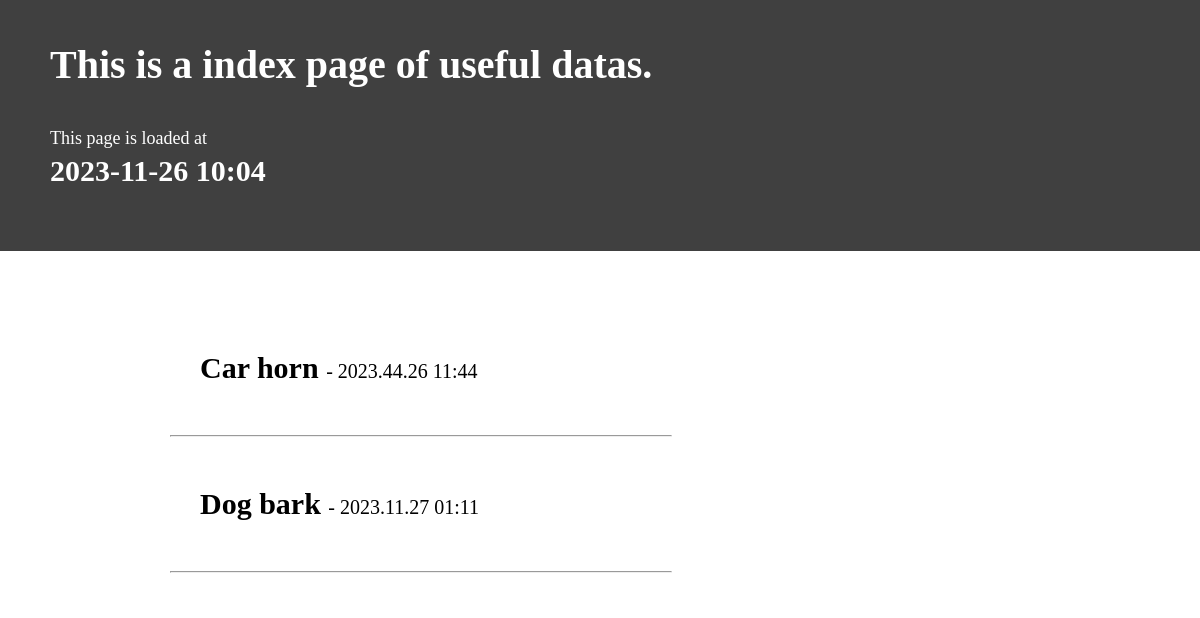
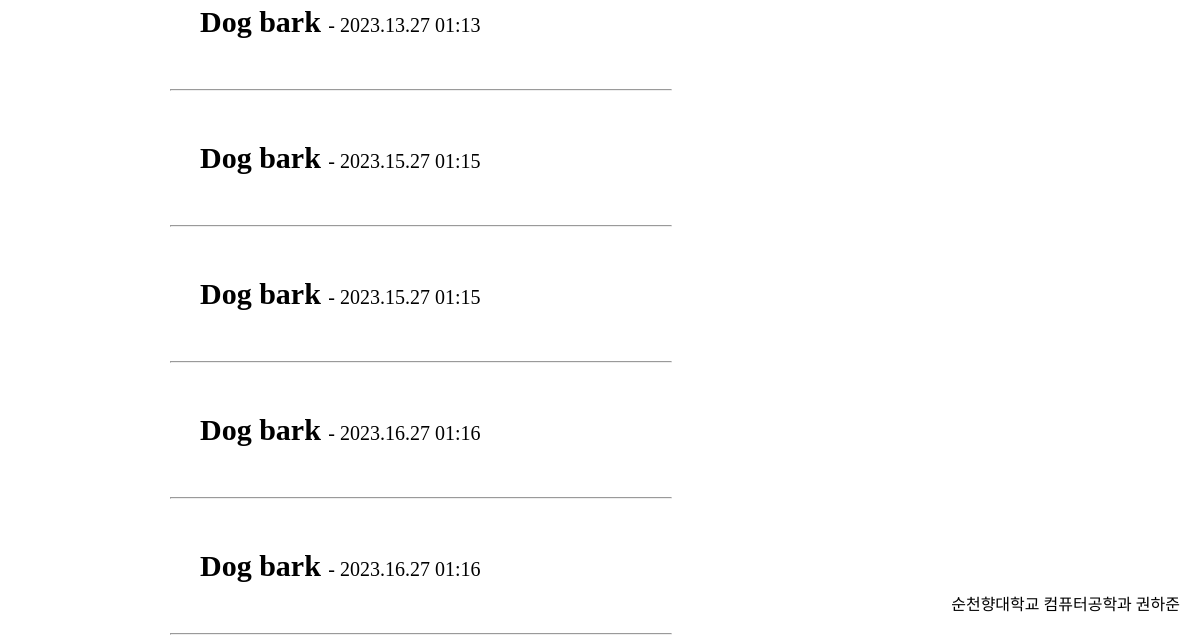
/true-val/, run on an earlier commit of the app's database (2 pictures, top to bottom).
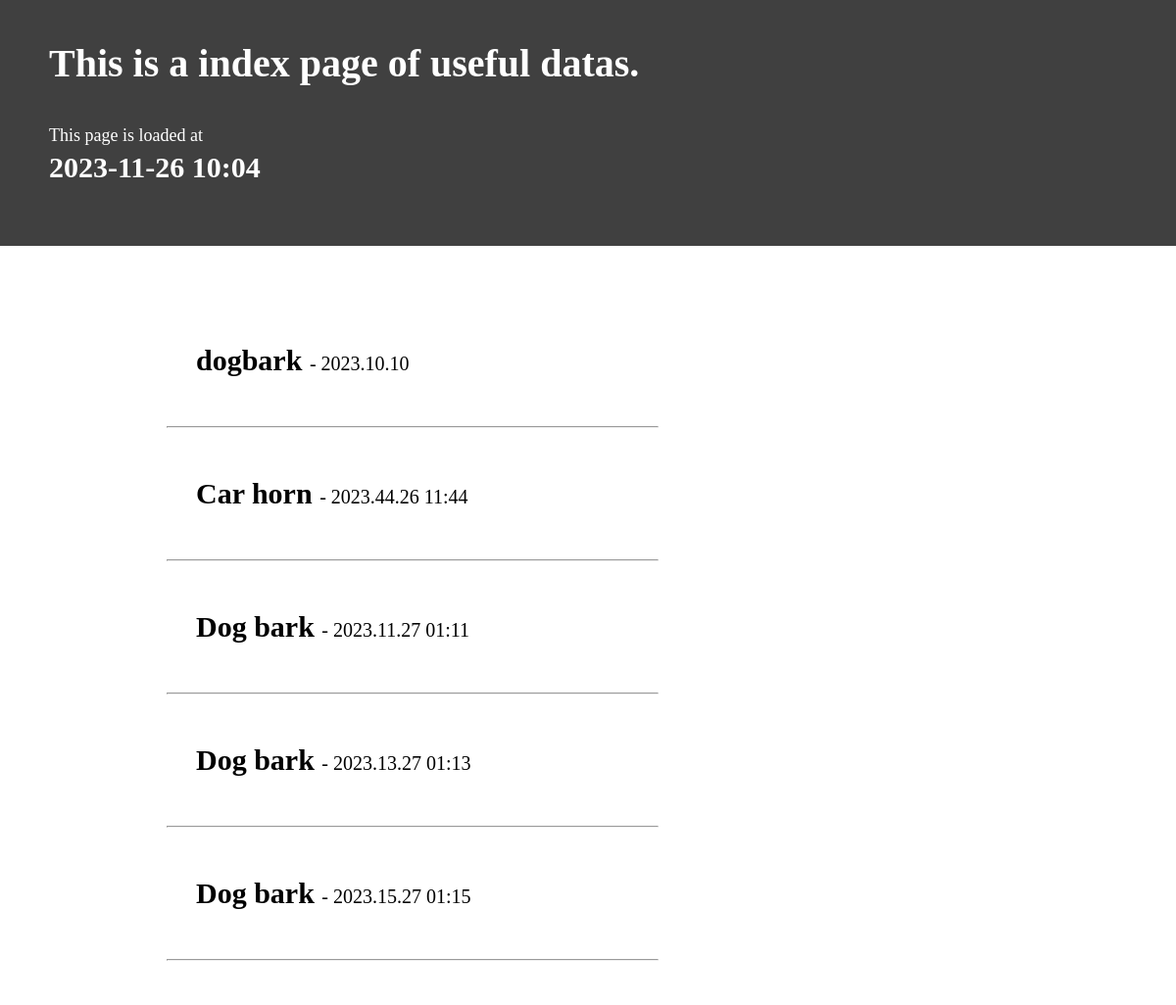
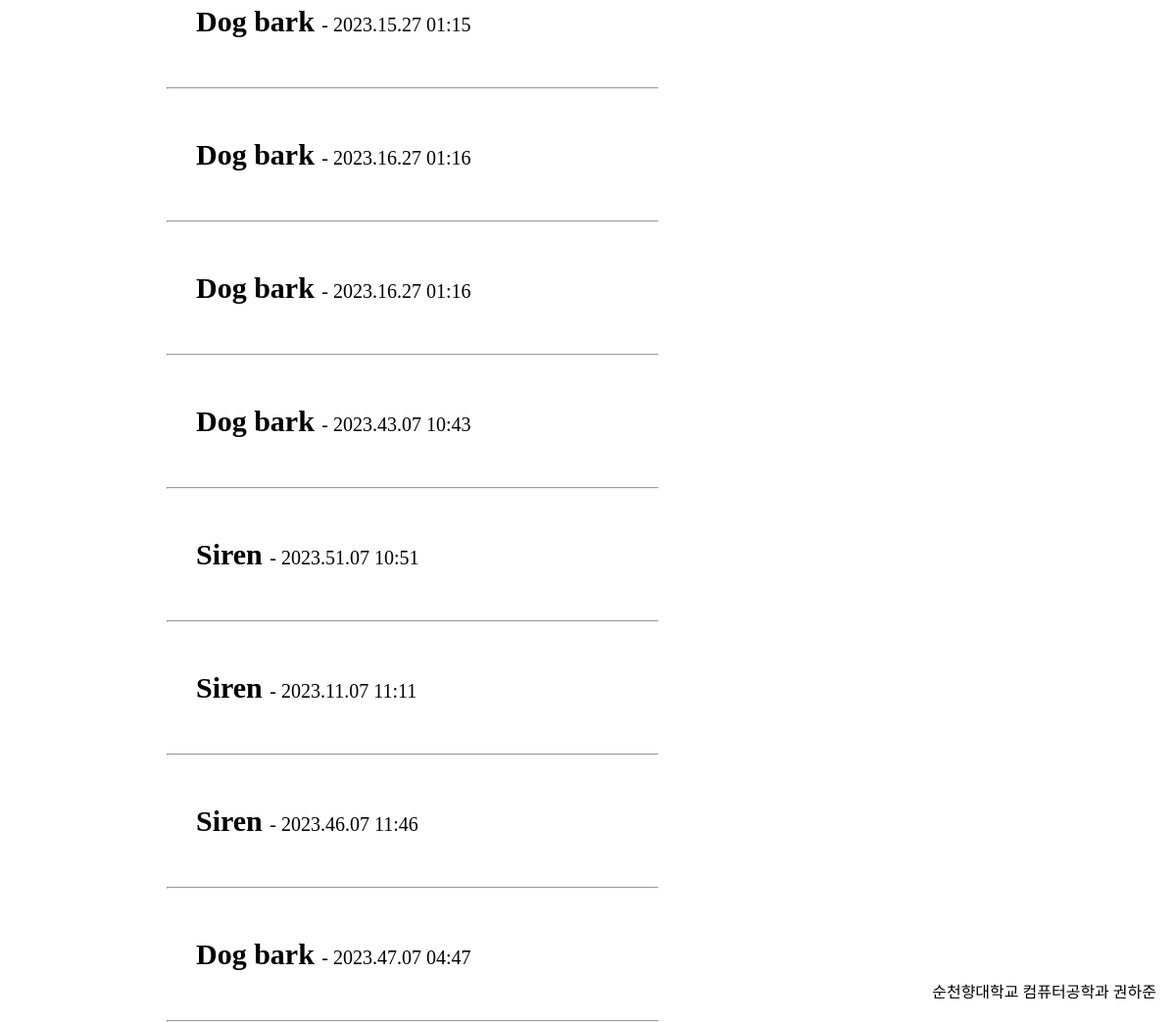
And on a later commit of the database (2 pictures, top to bottom).
### tables this page shows
CREATE TABLE true (id integer primary key, category text, percent_carhorn real, percent_dogbark real, percent_siren real, percent_none real, sound_buf text, datetime text);

### app.py (the view, shortened to what this page needs)
@app.route('/true-val/', methods=['GET', 'POST'])
def true_val():
    if request.method == 'GET':
        now = str(datetime.now())[:16]
        sqlite_connect = sqlite3.connect('sound.db')
        sqlite_cursor = sqlite_connect.cursor()
        sqlite_cursor.execute("SELECT id, category, datetime FROM true")
        db_list = sqlite_cursor.fetchall()
        return render_template('index.html',  type = "useful", time = now, dataList = db_list)

### templates/index.html (shortened to what this page needs)
<!DOCTYPE html>
<html lang="ko">
<head>
</head>
<body topmargin="0" leftmargin="0" style="width: 100%; height: 250px;">
    <header style="width: 100%; height: 100%; background-color: #404040; padding-top: 1px; margin-bottom: 100px;">
        <h1 style="margin-top:40px; margin-left:50px; font-size:40px; font-; color:white">
            This is a index page of {{type}} datas.
        </h1>
        <div style="margin-top:40px; margin-left:50px; font-size:18px; color:white">
            This page is loaded at
        </div>
        <h2 style="margin-top:5px; margin-left:50px; font-size:30px; color:white">
            {{time}}
        </h2>
    </header>
    {% for id, category, datetime in dataList %}
        <a href="{{id}}" style="color: black; text-decoration:none;" onmouseover="style='text-decoration:underline; color:black'" onmouseout="style='text-decoration:none; color:black;'"><div style="margin-bottom:50px; margin-left: 200px; font-size:30px;"><b>{{category}}</b> <spen style="font-size: 20px;"> - {{datetime}}</spen></div></a>
        <hr width=500px style="margin-left: 170px; margin-bottom: 50px;">
    {% endfor %}
    <div style="position: fixed; bottom: 20px; right: 20px;">순천향대학교 컴퓨터공학과 권하준</div>
</body>
</html>

What changed in the data, as far as the page shows it:
added true: category "dogbark", datetime "2023.10.10"
added true: category "Dog bark", datetime "2023.43.07 10:43"
added true: category "Siren", datetime "2023.51.07 10:51"
added true: category "Siren", datetime "2023.11.07 11:11"
added true: category "Siren", datetime "2023.46.07 11:46"
added true: category "Dog bark", datetime "2023.47.07 04:47"
